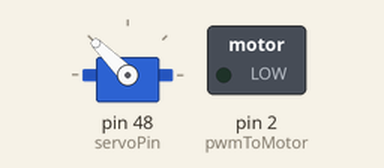
Simulated run of this sketch. Board: Arduino Mega 2560, built with avr-gcc and run on an emulated ATmega2560. Shown: servo, switched loads named in the sketch (green lamp = pin HIGH).

Above: at 0.1 s.
At 34.7 s:
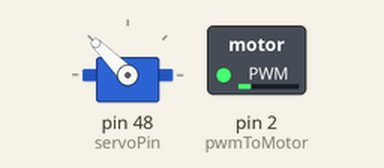
Timing chart, 0 to 40.0 s (numbered marks = the images above):
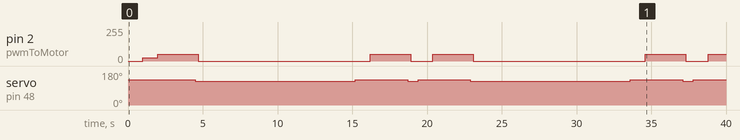

The sketch:

driveCircle.ino
```cpp
#include <Servo.h>

Servo carServo; // Create a Servo Object

#define pwmToMotor 2        // Defining the PWM pin to run the motor
#define servoPin 48         // Defining the servo control pin

void      driveCircle();    // Drive circle function initial definition to drive a circle
void      carStop();        // Stop function initial definition


int carSpeed = 25.5;           // define a variable for speed of the car

void setup()               // All the initail configuration should be placed here in setup
{
  carServo.attach(servoPin);  // setting the Servo motor control for the pin
}

void loop()                // Loop function which will be run forever
{
  driveCircle();          // drive a circle
  carStop();              // stop the car

  carSpeed = 51;          // set new value for speed (change the duty cycle of the PWM)

  driveCircle();          // drive a circle again
  carStop();              // stop again
  delay(10000);           // wait for 10 seconds
}


void driveCircle()
{
  carServo.write(135);  // sets wheels
  delay(1000);

  analogWrite(pwmToMotor, carSpeed);

  if(carSpeed == 25.5) {
    delay(4710);

    analogWrite(pwmToMotor, 0); // stop motor
    delay(2500);

  } else if (carSpeed == 51) {
    delay(2500);

    carServo.write(125);  // ajust wheels for cut in at end
    delay(200);

    analogWrite(pwmToMotor, 0); // stop motor
    delay(500);
  }

}

void carStop()
{
  // The code to stop the car
}
```

Measured:
- by itself, pin 2 (pwmToMotor): repeats every 18.4 s: 51/255 2.7 s, 0/255 11.5 s, 51/255 2.7 s, 0/255 1.5 s
- by itself, servo on pin 48 (servoPin): 135° → 125° at 4.5 s, → 135° 10.7 s later, → 125° 3.5 s later, → 135° 0.70 s later, … (8 changes in this stretch)
